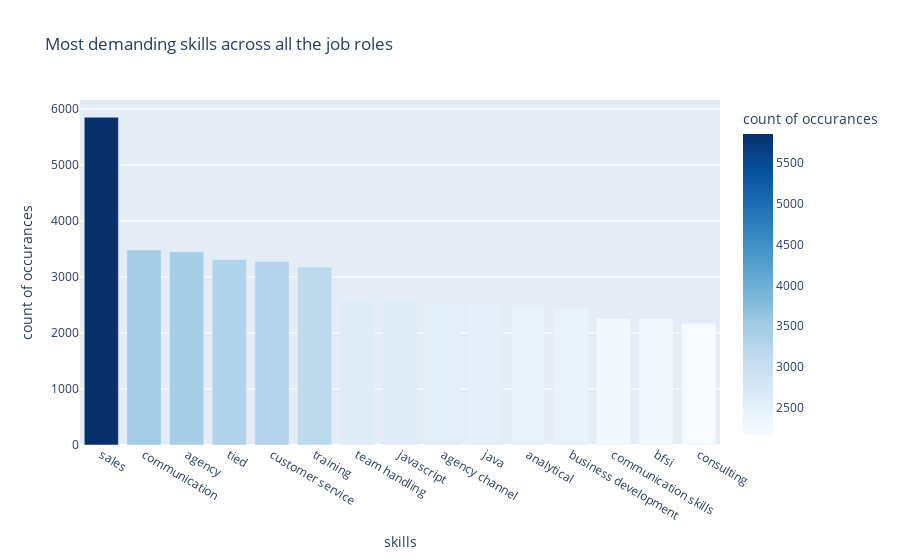

The cell this chart's notebook holds for it:
### Markdown cell above
according to the data most of the common skills needed for jobs on Naukri are shown below

### Code cell
import plotly.express as px
skills_df_1 = df['responsibilities'].str.lower().str.split(',').explode().value_counts().head(15)
skills_df_1 = skills_df_1.reset_index()
skills_df_1.columns = ['skills', 'count']
fig = px.bar(skills_df_1 , x = 'skills', y = 'count', title = 'Most demanding skills across all the job roles' , color = 'count', labels = {'count': 'count of occurances'}, color_continuous_scale=px.colors.sequential.Blues)
fig.show()

### Figure 1 — Plotly figure (JSON) as saved in the notebook; plotly's stock layout.template omitted (floating-point values rounded to 4 significant figures)
{"data": [{"alignmentgroup": "True", "hovertemplate": "skills=%{x}<br>count of occurances=%{marker.color}<extra></extra>", "legendgroup": "", "marker": {"color": [5851, 3482, 3450, 3310, 3276, 3177, 2617, 2607, 2549, 2513, 2456, 2435, 2258, 2257, 2170], "coloraxis": "coloraxis", "pattern": {"shape": ""}}, "name": "", "offsetgroup": "", "orientation": "v", "showlegend": false, "textposition": "auto", "type": "bar", "x": ["sales", "communication", "agency", "tied", "customer service", "training", "team handling", "javascript", "agency channel", "java", "analytical", "business development", "communication skills", "bfsi", "consulting"], "xaxis": "x", "y": [5851, 3482, 3450, 3310, 3276, 3177, 2617, 2607, 2549, 2513, 2456, 2435, 2258, 2257, 2170], "yaxis": "y"}], "layout": {"autosize": true, "barmode": "relative", "coloraxis": {"colorbar": {"title": {"text": "count of occurances"}}, "colorscale": [[0, "rgb(247,251,255)"], [0.125, "rgb(222,235,247)"], [0.25, "rgb(198,219,239)"], [0.375, "rgb(158,202,225)"], [0.5, "rgb(107,174,214)"], [0.625, "rgb(66,146,198)"], [0.75, "rgb(33,113,181)"], [0.875, "rgb(8,81,156)"], [1, "rgb(8,48,107)"]]}, "legend": {"tracegroupgap": 0}, "title": {"text": "Most demanding skills across all the job roles"}, "xaxis": {"anchor": "y", "autorange": true, "domain": [0, 1], "range": [-0.5, 14.5], "title": {"text": "skills"}, "type": "category"}, "yaxis": {"anchor": "x", "autorange": true, "domain": [0, 1], "range": [0, 6159.0], "title": {"text": "count of occurances"}, "type": "linear"}}}
